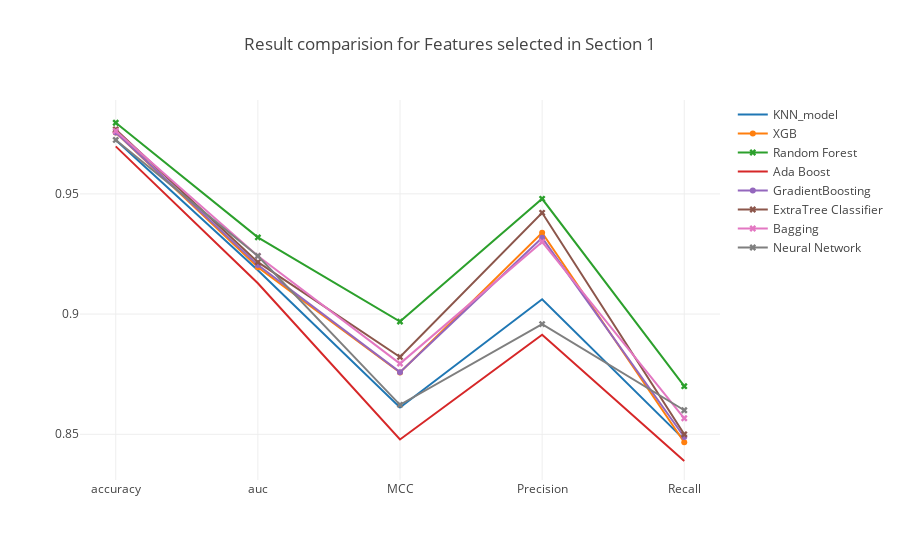

The cell this chart's notebook holds for it:
### Markdown cell above
### <a id='1.A' style="text-decoration : none; color : #000000;"> A. Results</a>

### Code cell
trace0 = go.Scatter(x=table_80_50_test.iloc[0].index.values[[0,7,8,9,10]],
                    y=table_80_50_test.iloc[0].values[[0,7,8,9,10]],
                    mode = 'lines',
                    name = 'KNN_model')


trace2 = go.Scatter(x=table_80_50_test.iloc[1].index.values[[0,7,8,9,10]],
                    y=table_80_50_test.iloc[1].values[[0,7,8,9,10]],
                    mode = 'lines+markers',marker=dict(symbol='x'),
                    name = 'Random Forest')


trace3 = go.Scatter(x=table_80_50_test.iloc[2].index.values[[0,7,8,9,10]],
                    y=table_80_50_test.iloc[2].values[[0,7,8,9,10]],
                    mode = 'lines',
                    name = 'Ada Boost')

trace4 = go.Scatter(x=table_80_50_test.iloc[3].index.values[[0,7,8,9,10]],
                    y=table_80_50_test.iloc[3].values[[0,7,8,9,10]],
                    mode = 'lines+markers',
                    name = 'GradientBoosting')

trace5 = go.Scatter(x=table_80_50_test.iloc[4].index.values[[0,7,8,9,10]],
                    y=table_80_50_test.iloc[4].values[[0,7,8,9,10]],
                    mode = 'lines+markers',marker=dict(symbol='x'),
                    name = 'ExtraTree Classifier')


trace1 = go.Scatter(x=table_80_50_test.iloc[5].index.values[[0,7,8,9,10]],
                    y=table_80_50_test.iloc[5].values[[0,7,8,9,10]],
                    mode = 'lines+markers',
                    name = 'XGB')


trace6 = go.Scatter(x=table_80_50_test.iloc[6].index.values[[0,7,8,9,10]],
                    y=table_80_50_test.iloc[6].values[[0,7,8,9,10]],
                    mode = 'lines+markers',marker=dict(symbol='x'),
                    name = 'Bagging')

trace7 = go.Scatter(x=table_80_50_test.iloc[7].index.values[[0,7,8,9,10]],
                    y=table_80_50_test.iloc[7].values[[0,7,8,9,10]],
                    mode = 'lines+markers',marker=dict(symbol='x'),
                    name = 'Neural Network')



data = [trace0, trace1, trace2, trace3, trace4, trace5, trace6, trace7]
layout = go.Layout(yaxis=dict(tick0=0,dtick=0.05),title='Result comparision for Features selected in Section 1')
fig = go.Figure(data=data, layout=layout)

iplot(fig, filename='Result')

### Figure 1 — Plotly figure (JSON) as saved in the notebook; plotly's stock layout.template omitted (floating-point values rounded to 4 significant figures)
{"data": [{"mode": "lines", "name": "KNN_model", "type": "scatter", "uid": "f32e11ea-1659-42e8-835b-01ab356644bd", "x": ["accuracy", "auc", "MCC", "Precision", "Recall"], "y": [0.9724, 0.9182, 0.8611, 0.9062, 0.8478]}, {"mode": "lines+markers", "name": "XGB", "type": "scatter", "uid": "7ab0f248-f58b-4a57-8121-3842b1f05988", "x": ["accuracy", "auc", "MCC", "Precision", "Recall"], "y": [0.9755, 0.9194, 0.8757, 0.9338, 0.8467]}, {"marker": {"symbol": "x"}, "mode": "lines+markers", "name": "Random Forest", "type": "scatter", "uid": "a44c82d1-2a08-4d2b-8967-7a83711ccade", "x": ["accuracy", "auc", "MCC", "Precision", "Recall"], "y": [0.9796, 0.9319, 0.8969, 0.9479, 0.87]}, {"mode": "lines", "name": "Ada Boost", "type": "scatter", "uid": "ebdc73b2-f596-4d57-9125-4ddd80bc7235", "x": ["accuracy", "auc", "MCC", "Precision", "Recall"], "y": [0.9698, 0.9128, 0.8478, 0.8914, 0.8389]}, {"mode": "lines+markers", "name": "GradientBoosting", "type": "scatter", "uid": "14359d19-1ff4-4d23-bc8a-6491c7d558f8", "x": ["accuracy", "auc", "MCC", "Precision", "Recall"], "y": [0.9755, 0.9204, 0.8758, 0.9317, 0.8489]}, {"marker": {"symbol": "x"}, "mode": "lines+markers", "name": "ExtraTree Classifier", "type": "scatter", "uid": "38c89096-ae07-486b-8878-3f4cfed0a7ef", "x": ["accuracy", "auc", "MCC", "Precision", "Recall"], "y": [0.9768, 0.9216, 0.8822, 0.9421, 0.85]}, {"marker": {"symbol": "x"}, "mode": "lines+markers", "name": "Bagging", "type": "scatter", "uid": "313026d8-61c3-43d7-b5b9-36def950a73d", "x": ["accuracy", "auc", "MCC", "Precision", "Recall"], "y": [0.9761, 0.9242, 0.8794, 0.93, 0.8567]}, {"marker": {"symbol": "x"}, "mode": "lines+markers", "name": "Neural Network", "type": "scatter", "uid": "85c2c534-2729-4941-9863-4253d4e76f56", "x": ["accuracy", "auc", "MCC", "Precision", "Recall"], "y": [0.9724, 0.9242, 0.8623, 0.8958, 0.86]}], "layout": {"title": "Result comparision for Features selected in Section 1", "yaxis": {"dtick": 0.05, "tick0": 0}}}
